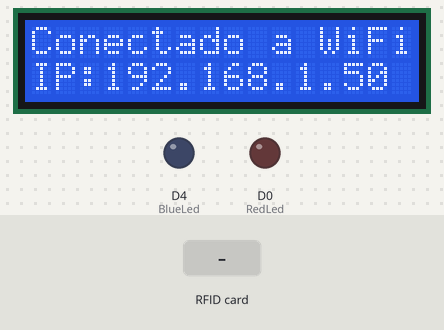
Bench run of a sketch on a simulated ESP8266 (NodeMCU). Shown: 16×2 character LCD, output pins drawn as LEDs (lit = HIGH). The test bench sets the inputs (shaded band). WiFi joins after 1.5 s; servers stay silent unless stated; uploads are accepted with an empty reply; what the sketch prints to the serial monitor is not drawn.

Above: at 9.8 s.
9.9 s: RFID card 21 60 80 18 held to the reader
At 10.8 s:
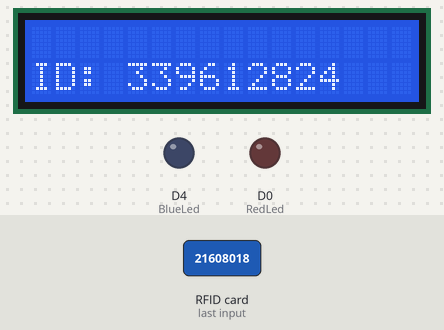
11.6 s: RFID card 5E 7A 19 C4 held to the reader
At 12.5 s:
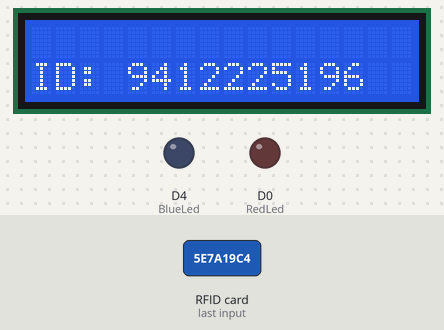
Timing chart, 0 to 14.6 s (numbered marks = the images above; inputs shaded):
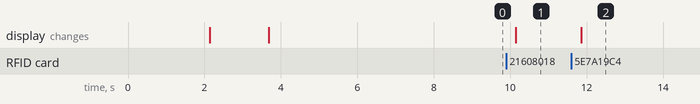

The sketch:

RFID_NodeMCU.ino
```cpp
/*
  NodeMCU RFID System
  Marc Antony Martínez Mejía
  Marlene Medellin González

  Notas:
  Usar la libreria de NodeMCU en la version 2.4.2 para evitar errores de compilación.
*/

#include <ESP8266WiFi.h>     //Include Esp library
#include <WiFiClient.h>
#include <ESP8266WebServer.h>
#include <ESP8266HTTPClient.h>
#include <SPI.h>
#include <MFRC522.h>        //include RFID library
#include<Wire.h>
#include<LiquidCrystal_I2C.h>
LiquidCrystal_I2C lcd(0x27, 16, 2);

#define SS_PIN D8 //RX slave select
#define RST_PIN D3
#define RedLed D0
#define BlueLed D4

MFRC522 mfrc522(SS_PIN, RST_PIN); // Create MFRC522 instance.

/* Set these to your desired credentials. */
const char *ssid = "TP-LINK_2892";  //ENTER YOUR WIFI SETTINGS
const char *password = "21608018";

//Web/Server address to read/write from
const char *host = "192.168.1.117";   //IP address of server

String getData ,Link;
String CardID="";

void setup() {
  delay(1000);
  Serial.begin(115200);
  SPI.begin();  // Init SPI bus
  mfrc522.PCD_Init(); // Init MFRC522 card

  WiFi.mode(WIFI_OFF);        //Prevents reconnection issue (taking too long to connect)
  delay(1000);
  WiFi.mode(WIFI_STA);        //This line hides the viewing of ESP as wifi hotspot

  //initialize lcd screen
  lcd.init();
  // turn on the backlight
  lcd.backlight();
  lcd.clear();

  WiFi.begin(ssid, password);     //Connect to your WiFi router
  Serial.println("");

  Serial.print("Connecting to ");
  Serial.print(ssid);

  //message lcd connected to WiFi
  lcd.clear();
  lcd.setCursor(0,0); //col=0 row=0
  lcd.print("Conectando a");
  lcd.setCursor(0,1); //col=0 row=0
  lcd.print(ssid);
  delay(500);

  // Wait for connection
  while (WiFi.status() != WL_CONNECTED) {
    delay(500);
    Serial.print(".");
  }

  //If connection successful show IP address in serial monitor
  Serial.println("");
  Serial.println("Connected");
  Serial.print("IP address: ");
  Serial.println(WiFi.localIP());  //IP address assigned to your ESP

  //message lcd IP connected
  lcd.clear();
  lcd.setCursor(0,0); //col=0 row=0
  lcd.print("Conectado a WiFi");
  lcd.setCursor(0,1); //col=0 row=0
  lcd.print("IP:");
  lcd.print(WiFi.localIP());
  delay(5000);

  pinMode(RedLed,OUTPUT);
  pinMode(BlueLed,OUTPUT);
}

void loop() {
  if(WiFi.status() != WL_CONNECTED){
    WiFi.disconnect();
    WiFi.mode(WIFI_STA);
    Serial.print("Reconnecting to ");
    Serial.println(ssid);
    WiFi.begin(ssid, password);
    //message lcd reconexion
    lcd.clear();
    lcd.setCursor(0,0); //col=0 row=0
    lcd.print("Reconectando a");
    lcd.setCursor(0,1); //col=0 row=0
    lcd.print(ssid);
    delay(5000);


  while (WiFi.status() != WL_CONNECTED) {
    delay(500);
    Serial.print(".");
  }
    Serial.println("");
    Serial.println("Connected");
    Serial.print("IP address: ");
    Serial.println(WiFi.localIP());  //IP address assigned to your ESP

    //message lcd reconectado
    lcd.clear();
    lcd.setCursor(0,0); //col=0 row=0
    lcd.print("Conectado a WiFi");
    lcd.setCursor(0,1); //col=0 row=0
    lcd.print("IP:");
    lcd.print(WiFi.localIP());
    delay(5000);
  }

  //look for new card
   if ( ! mfrc522.PICC_IsNewCardPresent()) {
  return;//got to start of loop if there is no card present
 }
 // Select one of the cards
 if ( ! mfrc522.PICC_ReadCardSerial()) {
  return;//if read card serial(0) returns 1, the uid struct contians the ID of the read card.
 }

 for (byte i = 0; i < mfrc522.uid.size; i++) {
     CardID += mfrc522.uid.uidByte[i];
}

  HTTPClient http;    //Declare object of class HTTPClient

  //GET Data
  getData = "?CardID=" + CardID;  //Note "?" added at front
  Link = "http://192.168.1.117/loginsystem/postdemo.php" + getData;

  http.begin(Link);

  int httpCode = http.GET();            //Send the request
  delay(10);
  String payload = http.getString();    //Get the response payload

  Serial.println(httpCode);   //Print HTTP return code
  Serial.println(payload);    //Print request response payload
  Serial.println(CardID);     //Print Card ID

  //message lcd CARD
  lcd.clear();
  lcd.setCursor(0,0); //col=0 row=0
  lcd.print(payload);
  lcd.setCursor(0,1); //col=0 row=0
  lcd.print("ID: ");
  lcd.print(CardID);
  delay(500);

  if(payload == "login"){
    digitalWrite(RedLed,HIGH);
    Serial.println("red on");
    delay(500);  //Post Data at every 5 seconds
  }
  else if(payload == "logout"){
    digitalWrite(BlueLed,HIGH);
    Serial.println("Blue on");
    delay(500);  //Post Data at every 5 seconds
  }
  else if(payload == "succesful" || payload == "Cardavailable"){
    digitalWrite(BlueLed,HIGH);
    digitalWrite(RedLed,HIGH);
    delay(500);
  }
  delay(500);

  CardID = "";
  getData = "";
  Link = "";
  http.end();  //Close connection

  digitalWrite(RedLed,LOW);
  digitalWrite(BlueLed,LOW);
}
//=======================================================================
```

Measured:
- after the input at 9.9 s, the display: changes after 0.24 s (image 1)
- after the input at 11.6 s, the display: changes after 0.25 s (image 2)
